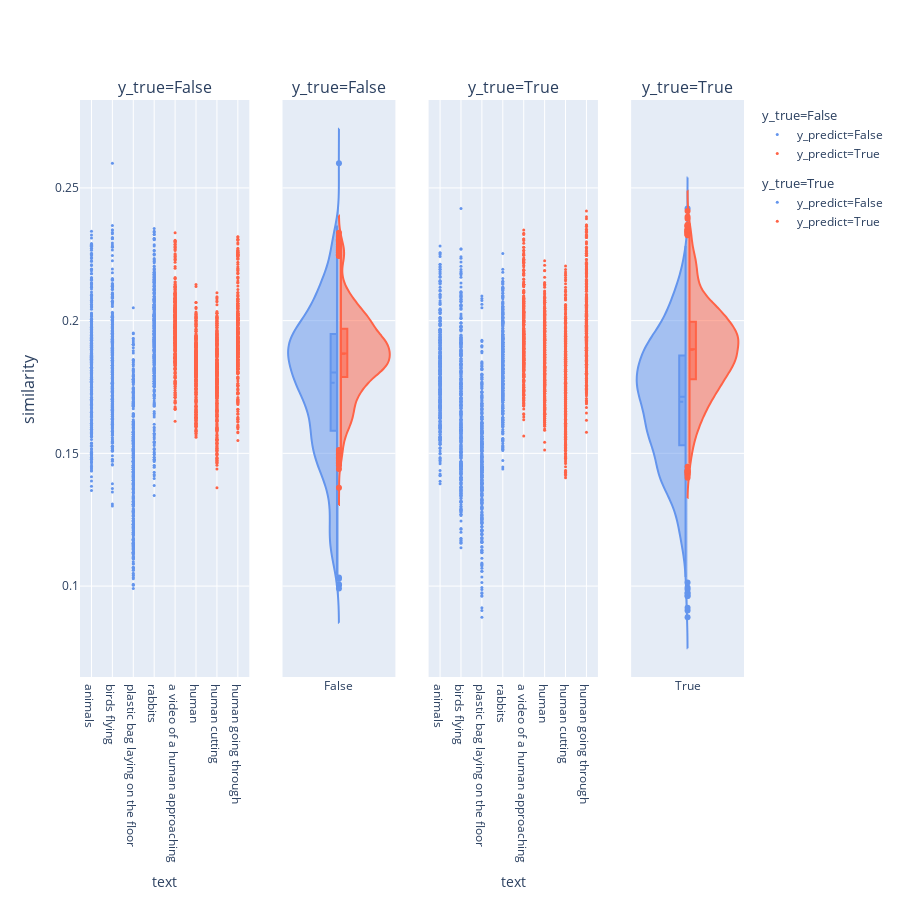
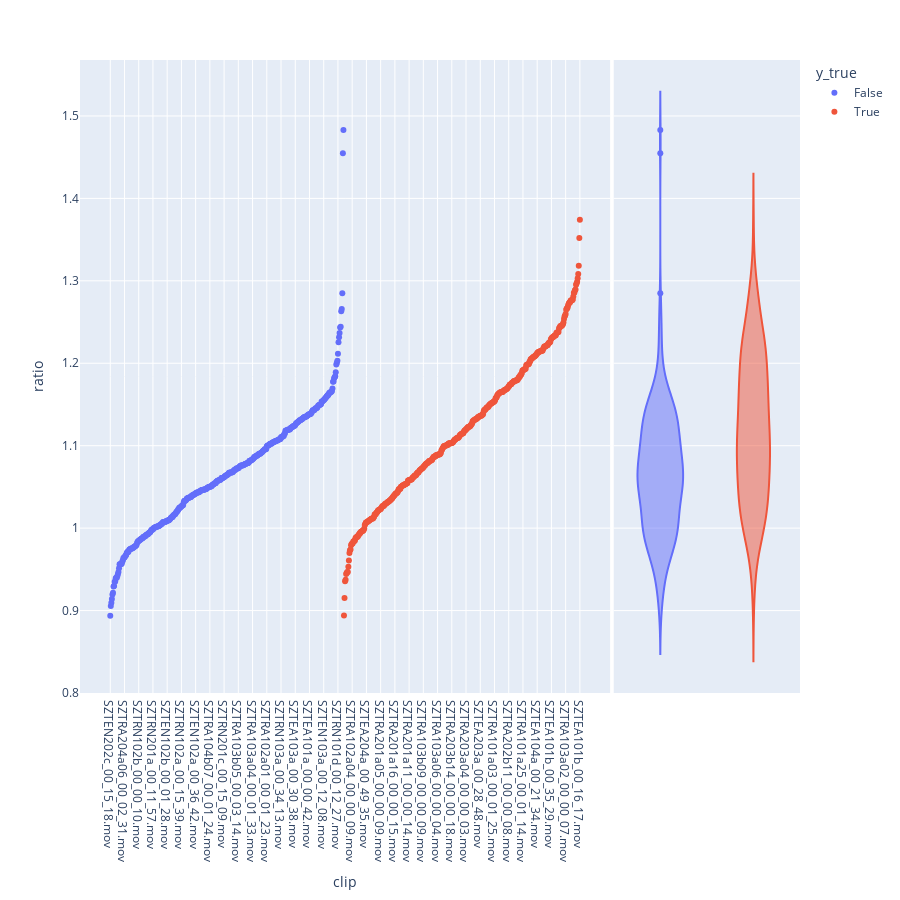
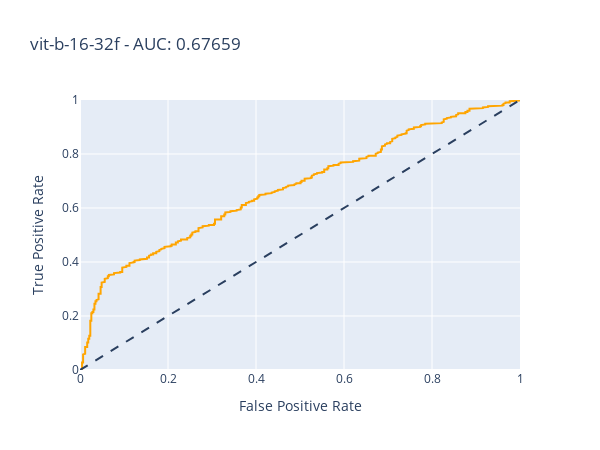

The code cell stored with these charts, in order, in its notebook:
### Code cell
def get_similarities(
    variation: str,
    texts_positive: List[str],
    texts_negative: List[str],
):
    assert len(texts_positive) > 0
    assert len(texts_negative) > 0
    assert variation in VARIATION_NAMES

    images_features = normalize_features(get_images_features(variation))
    positive_texts_features = get_all_text_features(texts_positive, variation, True)
    negative_texts_features = get_all_text_features(texts_negative, variation, True)
    human_text_features = get_all_text_features(["human"], variation, True)

    pos_similarities = images_features @ positive_texts_features.T
    neg_similarities = images_features @ negative_texts_features.T
    human_similarities = images_features @ human_text_features.T

    # between -X and +X
    balanced_human_similarities = (
        human_similarities
        - human_similarities.max()
        + ((human_similarities.max() - human_similarities.min()) / 2)
    )

    return torch.hstack(
        (pos_similarities, neg_similarities - (0.37 * balanced_human_similarities))
    )


def infer(TEXTS: List[str], TEXT_CLASSIFICATIONS: List[bool], VARIATION: str):
    texts_positive = [t for i, t in enumerate(TEXTS) if TEXT_CLASSIFICATIONS[i]]
    texts_negative = [t for i, t in enumerate(TEXTS) if not TEXT_CLASSIFICATIONS[i]]
    similarities = get_similarities(
        VARIATION,
        texts_positive,
        texts_negative,
    )

    alarms_series = images_features_df(VARIATION)["Alarm"]

    df = (
        pd.DataFrame(
            [
                [clip, alarms_series[clip], text, y_predict, clip_similarity]
                for clip, clip_similarities in zip(alarms_series.index, similarities)
                for text, y_predict, clip_similarity in zip(
                    texts_positive + texts_negative,
                    [True] * len(texts_positive) + [False] * len(texts_negative),
                    clip_similarities,
                )
            ],
            columns=["clip", "y_true", "text", "y_predict", "similarity"],
        )
        .rename(columns={"classification": "y_predict"})
        .sort_values(["clip", "y_true", "y_predict", "text"])
        .reset_index(drop=True)
    )

    unique_y_true = df["y_true"].unique()

    fig = make_subplots(
        rows=1,
        cols=4,
        column_widths=[0.3, 0.2, 0.3, 0.2],
        shared_yaxes=True,
        y_title="similarity",
        subplot_titles=[
            f"y_true={y_true}" for y_true in unique_y_true for _ in range(2)
        ],
    )

    # group by
    #  1. y_true (facet)
    #  2. y_predict / text class (color)
    for i, y_true in enumerate(unique_y_true):
        facet_df = df[df["y_true"] == y_true]

        for y_predict, class_color in zip(
            sorted(facet_df["y_predict"].unique()), ["CornflowerBlue", "Tomato"]
        ):
            facet_color_df = facet_df[facet_df["y_predict"] == y_predict]

            violin_side = "positive" if y_predict else "negative"

            fig.add_scatter(
                x=facet_color_df["text"],
                y=facet_color_df["similarity"],
                marker=dict(color=class_color, size=3),
                hovertext=facet_color_df["clip"],
                mode="markers",
                name=f"y_predict={str(y_predict)}",
                legendgroup=f"y_true={str(y_true)}",
                legendgrouptitle=dict(text=f"y_true={str(y_true)}"),
                row=1,
                col=i * 2 + 1,
            )
            fig.update_layout(**{f"xaxis{i*2+1}": dict(title="text")})
            fig.add_violin(
                x=np.repeat(str(y_true), len(facet_color_df)),
                y=facet_color_df["similarity"],
                box=dict(visible=True),
                scalegroup=str(y_true),
                scalemode="count",
                width=1,
                meanline=dict(visible=True),
                side=violin_side,
                marker=dict(color=class_color),
                showlegend=False,
                row=1,
                col=i * 2 + 2,
            )

    fig.update_layout(height=900, violingap=0, violinmode="overlay")
    fig.show()

    groupby_classification = df.groupby(["clip", "y_predict"])["similarity"]
    weighted_similarity = groupby_classification.sum() / groupby_classification.count()

    ratio = weighted_similarity.groupby(level="clip").aggregate(
        lambda s: s.loc[:, True] / s.loc[:, False]
    )

    ratio_df = ratio.to_frame("ratio")
    ratio_df["y_true"] = alarms_series.loc[ratio_df.index]

    fig = px.scatter(
        ratio_df.sort_values(["y_true", "ratio"]),
        y="ratio",
        color="y_true",
        render_mode="line",
        marginal_y="violin",
        height=900,
    )
    fig.show()

    fpr, tpr, thresholds = roc_curve(ratio_df["y_true"], ratio_df["ratio"])
    auc_score = roc_auc_score(ratio_df["y_true"], ratio_df["ratio"])

    roc_df = pd.DataFrame(
        {
            "False Positive Rate": fpr,
            "True Positive Rate": tpr,
        },
        columns=pd.Index(["False Positive Rate", "True Positive Rate"], name="Rate"),
        index=pd.Index(thresholds, name="Thresholds"),
    )
    fig = px.line(
        roc_df,
        x="False Positive Rate",
        y="True Positive Rate",
        title=f"{VARIATION} - AUC: {auc_score:.5f}",
        color_discrete_sequence=["orange"],
        range_x=[0, 1],
        range_y=[0, 1],
        width=600,
        height=450,
    ).add_shape(type="line", line=dict(dash="dash"), x0=0, x1=1, y0=0, y1=1)

    fig.show()


# Reuse the best reference prompts
TEXTS_TRUE = [
    "human",
    "a video of a human approaching",
    "human going through",
    "human cutting",
]
TEXTS_FALSE = ["birds flying", "plastic bag laying on the floor", "rabbits", "animals"]
# assert len(TEXTS_TRUE) == len(TEXTS_FALSE)
TEXTS = TEXTS_TRUE + TEXTS_FALSE
TEXT_CLASSIFICATIONS = [True] * len(TEXTS_TRUE) + [False] * len(TEXTS_FALSE)

infer(TEXTS, TEXT_CLASSIFICATIONS, VARIATION_NAMES[1])

### Figure 1 — Plotly figure (JSON) as saved in the notebook; plotly's stock layout.template omitted (floating-point values rounded to 4 significant figures; data arrays with more than 128 entries replaced by an {"elided": "..."} marker saying what was removed)
{"data": [{"hovertext": {"elided": "1708 str values"}, "legendgroup": "y_true=False", "legendgrouptitle": {"text": "y_true=False"}, "marker": {"color": "CornflowerBlue", "size": 3}, "mode": "markers", "name": "y_predict=False", "type": "scatter", "x": {"elided": "1708 str values"}, "xaxis": "x", "y": {"elided": "1708 float values"}, "yaxis": "y"}, {"box": {"visible": true}, "marker": {"color": "CornflowerBlue"}, "meanline": {"visible": true}, "scalegroup": "False", "scalemode": "count", "showlegend": false, "side": "negative", "type": "violin", "width": 1, "x": {"elided": "1708 str values"}, "xaxis": "x2", "y": {"elided": "1708 float values"}, "yaxis": "y2"}, {"hovertext": {"elided": "1708 str values"}, "legendgroup": "y_true=False", "legendgrouptitle": {"text": "y_true=False"}, "marker": {"color": "Tomato", "size": 3}, "mode": "markers", "name": "y_predict=True", "type": "scatter", "x": {"elided": "1708 str values"}, "xaxis": "x", "y": {"elided": "1708 float values"}, "yaxis": "y"}, {"box": {"visible": true}, "marker": {"color": "Tomato"}, "meanline": {"visible": true}, "scalegroup": "False", "scalemode": "count", "showlegend": false, "side": "positive", "type": "violin", "width": 1, "x": {"elided": "1708 str values"}, "xaxis": "x2", "y": {"elided": "1708 float values"}, "yaxis": "y2"}, {"hovertext": {"elided": "1728 str values"}, "legendgroup": "y_true=True", "legendgrouptitle": {"text": "y_true=True"}, "marker": {"color": "CornflowerBlue", "size": 3}, "mode": "markers", "name": "y_predict=False", "type": "scatter", "x": {"elided": "1728 str values"}, "xaxis": "x3", "y": {"elided": "1728 float values"}, "yaxis": "y3"}, {"box": {"visible": true}, "marker": {"color": "CornflowerBlue"}, "meanline": {"visible": true}, "scalegroup": "True", "scalemode": "count", "showlegend": false, "side": "negative", "type": "violin", "width": 1, "x": {"elided": "1728 str values"}, "xaxis": "x4", "y": {"elided": "1728 float values"}, "yaxis": "y4"}, {"hovertext": {"elided": "1728 str values"}, "legendgroup": "y_true=True", "legendgrouptitle": {"text": "y_true=True"}, "marker": {"color": "Tomato", "size": 3}, "mode": "markers", "name": "y_predict=True", "type": "scatter", "x": {"elided": "1728 str values"}, "xaxis": "x3", "y": {"elided": "1728 float values"}, "yaxis": "y3"}, {"box": {"visible": true}, "marker": {"color": "Tomato"}, "meanline": {"visible": true}, "scalegroup": "True", "scalemode": "count", "showlegend": false, "side": "positive", "type": "violin", "width": 1, "x": {"elided": "1728 str values"}, "xaxis": "x4", "y": {"elided": "1728 float values"}, "yaxis": "y4"}], "layout": {"annotations": [{"font": {"size": 16}, "showarrow": false, "text": "y_true=False", "x": 0.1275, "xanchor": "center", "xref": "paper", "y": 1, "yanchor": "bottom", "yref": "paper"}, {"font": {"size": 16}, "showarrow": false, "text": "y_true=False", "x": 0.39, "xanchor": "center", "xref": "paper", "y": 1, "yanchor": "bottom", "yref": "paper"}, {"font": {"size": 16}, "showarrow": false, "text": "y_true=True", "x": 0.6525, "xanchor": "center", "xref": "paper", "y": 1, "yanchor": "bottom", "yref": "paper"}, {"font": {"size": 16}, "showarrow": false, "text": "y_true=True", "x": 0.915, "xanchor": "center", "xref": "paper", "y": 1, "yanchor": "bottom", "yref": "paper"}, {"font": {"size": 16}, "showarrow": false, "text": "similarity", "textangle": -90, "x": 0, "xanchor": "right", "xref": "paper", "xshift": -40, "y": 0.5, "yanchor": "middle", "yref": "paper"}], "height": 900, "violingap": 0, "violinmode": "overlay", "xaxis": {"anchor": "y", "domain": [0, 0.255], "title": {"text": "text"}}, "xaxis2": {"anchor": "y2", "domain": [0.305, 0.475]}, "xaxis3": {"anchor": "y3", "domain": [0.525, 0.78], "title": {"text": "text"}}, "xaxis4": {"anchor": "y4", "domain": [0.83, 1]}, "yaxis": {"anchor": "x", "domain": [0, 1]}, "yaxis2": {"anchor": "x2", "domain": [0, 1], "matches": "y", "showticklabels": false}, "yaxis3": {"anchor": "x3", "domain": [0, 1], "matches": "y", "showticklabels": false}, "yaxis4": {"anchor": "x4", "domain": [0, 1], "matches": "y", "showticklabels": false}}}

### Figure 2 — Plotly figure (JSON) as saved in the notebook; plotly's stock layout.template omitted (floating-point values rounded to 4 significant figures; data arrays with more than 128 entries replaced by an {"elided": "..."} marker saying what was removed)
{"data": [{"hovertemplate": "y_true=False<br>clip=%{x}<br>ratio=%{y}<extra></extra>", "legendgroup": "False", "marker": {"color": "#636efa", "symbol": "circle"}, "mode": "markers", "name": "False", "orientation": "v", "showlegend": true, "type": "scatter", "x": {"elided": "427 str values"}, "xaxis": "x", "y": {"elided": "427 float values"}, "yaxis": "y"}, {"alignmentgroup": "True", "hovertemplate": "y_true=False<br>ratio=%{y}<extra></extra>", "legendgroup": "False", "marker": {"color": "#636efa", "symbol": "circle"}, "name": "False", "offsetgroup": "False", "scalegroup": "y", "showlegend": false, "type": "violin", "xaxis": "x2", "y": {"elided": "427 float values"}, "yaxis": "y2"}, {"hovertemplate": "y_true=True<br>clip=%{x}<br>ratio=%{y}<extra></extra>", "legendgroup": "True", "marker": {"color": "#EF553B", "symbol": "circle"}, "mode": "markers", "name": "True", "orientation": "v", "showlegend": true, "type": "scatter", "x": {"elided": "432 str values"}, "xaxis": "x", "y": {"elided": "432 float values"}, "yaxis": "y"}, {"alignmentgroup": "True", "hovertemplate": "y_true=True<br>ratio=%{y}<extra></extra>", "legendgroup": "True", "marker": {"color": "#EF553B", "symbol": "circle"}, "name": "True", "offsetgroup": "True", "scalegroup": "y", "showlegend": false, "type": "violin", "xaxis": "x2", "y": {"elided": "432 float values"}, "yaxis": "y2"}], "layout": {"height": 900, "legend": {"title": {"text": "y_true"}, "tracegroupgap": 0}, "margin": {"t": 60}, "xaxis": {"anchor": "y", "domain": [0, 0.7363], "title": {"text": "clip"}}, "xaxis2": {"anchor": "y2", "domain": [0.7413, 1], "matches": "x2", "showgrid": false, "showline": false, "showticklabels": false, "ticks": ""}, "yaxis": {"anchor": "x", "domain": [0, 1], "title": {"text": "ratio"}}, "yaxis2": {"anchor": "x2", "domain": [0, 1], "matches": "y", "showgrid": true, "showticklabels": false}}}

### Figure 3 — Plotly figure (JSON) as saved in the notebook; plotly's stock layout.template omitted (floating-point values rounded to 4 significant figures; data arrays with more than 128 entries replaced by an {"elided": "..."} marker saying what was removed)
{"data": [{"hovertemplate": "False Positive Rate=%{x}<br>True Positive Rate=%{y}<extra></extra>", "legendgroup": "", "line": {"color": "orange", "dash": "solid"}, "marker": {"symbol": "circle"}, "mode": "lines", "name": "", "orientation": "v", "showlegend": false, "type": "scatter", "x": {"elided": "391 float values"}, "xaxis": "x", "y": {"elided": "391 float values"}, "yaxis": "y"}], "layout": {"height": 450, "legend": {"tracegroupgap": 0}, "shapes": [{"line": {"dash": "dash"}, "type": "line", "x0": 0, "x1": 1, "y0": 0, "y1": 1}], "title": {"text": "vit-b-16-32f - AUC: 0.67659"}, "width": 600, "xaxis": {"anchor": "y", "domain": [0, 1], "range": [0, 1], "title": {"text": "False Positive Rate"}}, "yaxis": {"anchor": "x", "domain": [0, 1], "range": [0, 1], "title": {"text": "True Positive Rate"}}}}
